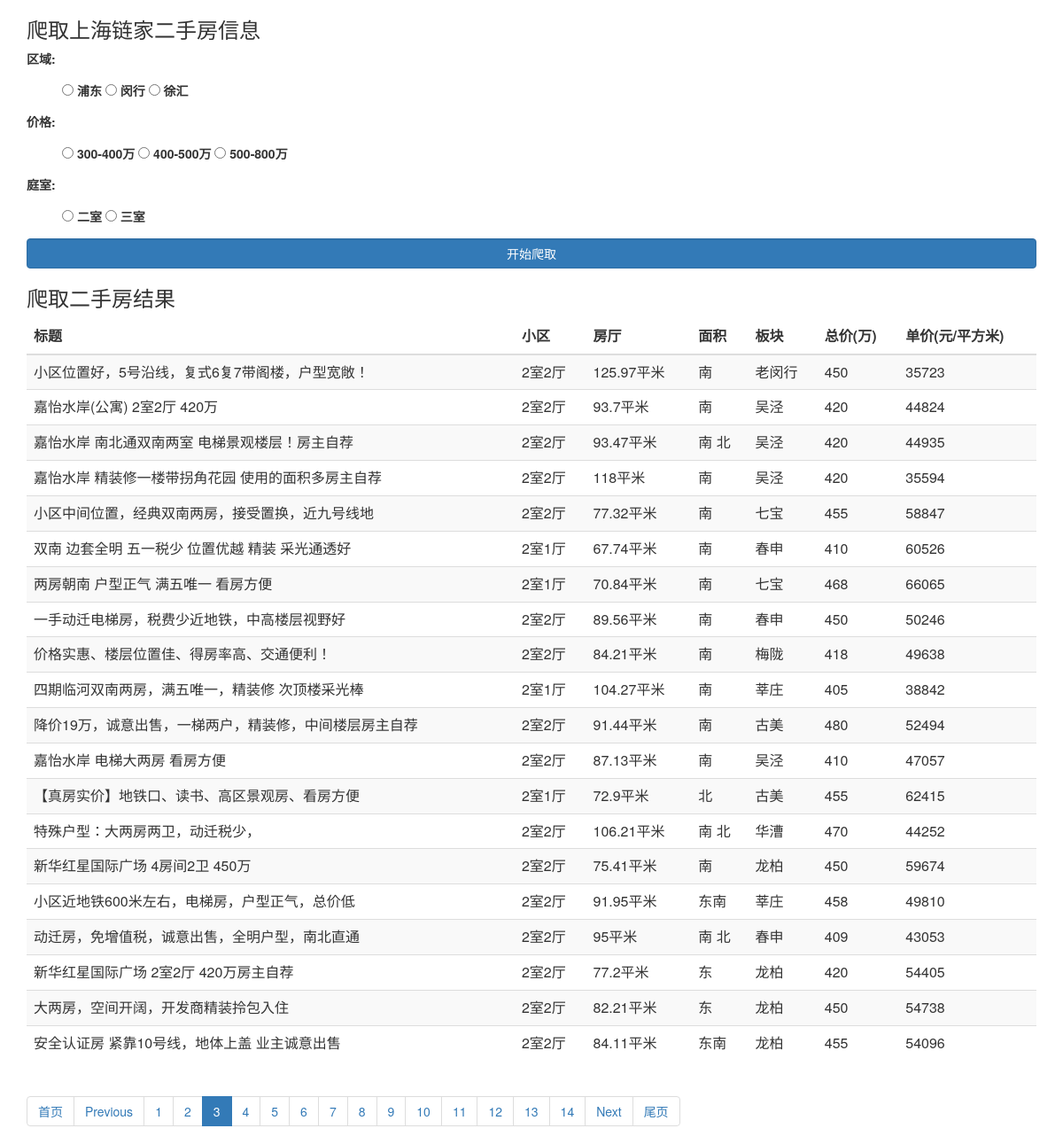
The page /homelink/?page=3 on the database its author committed.
### homelink/models.py (models this page shows, shortened)
class HouseInfo(models.Model):
    title = models.CharField(max_length=256, verbose_name='标题')
    house = models.CharField(max_length=20, verbose_name='小区')
    bedroom = models.CharField(max_length=20, verbose_name='房厅')
    area = models.CharField(max_length=20, verbose_name='面积')
    direction = models.CharField(max_length=20, verbose_name='朝向')
    floor = models.CharField(max_length=60, verbose_name='朝向')
    year = models.CharField(max_length=10, verbose_name='年份')
    location = models.CharField(max_length=10, verbose_name='位置')
    total_price = models.IntegerField(verbose_name='总结(万元)')
    unit_price = models.IntegerField(verbose_name='单价(元/平方米)')
    add_date = models.DateTimeField(auto_now_add=True, verbose_name="创建日期")
    mod_date = models.DateTimeField(auto_now=True, verbose_name="修改日期")
    class Meta:
        verbose_name = "二手房"

### homelink/views.py (the view)
# urls.py: path("",views.house_index,name="house_index"),
def house_index(request):
    form = HouseChoiceForm()
    house_list = HouseInfo.objects.all().order_by('-add_date')
    if house_list:
        paginator = Paginator(house_list, 20)
        page = request.GET.get('page',1) #默认为1
        currentPage = int(page)
        if currentPage - 5 < 1:
            pageRange = range(1, 15)  # 定义页码范围
        elif currentPage + 5 > paginator.num_pages:  # paginator.num_pages为总页数
            pageRange = range(currentPage - 14, paginator.num_pages + 1)
        else:
            pageRange = range(currentPage - 7, currentPage + 8)
        page_obj = paginator.get_page(page)
        Paginator.page_range = pageRange
        return render(request, 'homelink/index.html',
                      {'page_obj': page_obj, 'paginator': paginator,
                       'is_paginated': True, 'form': form,})
    else:
        return render(request,'homelink/index.html', {'form': form,})

### homelink/forms.py
class HouseChoiceForm(forms.Form):
    district = forms.CharField(label="区域",widget=forms.RadioSelect(choices=DISTRICT_CHOICES))
    price = forms.CharField(label="价格",widget=forms.RadioSelect(choices=PRICE_CHOICES))
    bedroom = forms.CharField(label="庭室", widget=forms.RadioSelect(choices=BEDROOM_CHOICES))

### homelink/templates/homelink/index.html (shortened to what this page needs)
{% extends "homelink/base.html" %}
{% block content %}
<h3>爬取上海链家二手房信息</h3>
<form method="POST" class="form-horizontal" role='form'
action="{% url 'homelink:house_spider' %}">
  {{ form.as_p }}
   <div class="form-group">
       <div class="col-md-12">
  <button type="submit" class="btn btn-primary form-control">开始爬取</button>
       </div>
   </div>
</form>
{% if page_obj %}
<h3>爬取二手房结果</h3>
<table class="table table-striped">
    <thead>
        <tr>            <th>标题</th>
            <th>小区</th>
            <th>房厅</th>
            <th>面积</th>
            <th>板块</th>
            <th>总价(万)</th>
            <th>单价(元/平方米)</th>
        </tr>
    </thead>
    <tbody>
     {% for house in page_obj %}
        <tr>
            <td>
            {{ house.title }}
            </td>
            <td>
            {{ house.house }}
            </td>
            <td>
            {{ house.bedroom }}
            </td>
             <td>
             {{ house.area }}
            </td>
            <td>
             {{ house.location }}
            </td>
             <td>
            {{ house.total_price }}
            </td>
            <td>
                {{ house.unit_price }}
            </td>
     {% endfor %}
        </tr>
    </tbody></table>
{% else %}
    <p>尚无二手房信息。</p>
{% endif %}
{% if is_paginated %}
     <ul class="pagination">
     {% if page_obj.number != 1  %}
         <li class="page-item"><a class="page-link" href="?page=1">首页</a></li>
     {% endif %}
    {% if page_obj.has_previous %}
      <li class="page-item"><a class="page-link" href="?page={{ page_obj.previous_page_number }}">Previous</a></li>
    {% else %}
      <li class="page-item disabled"><span class="page-link">Previous</span></li>
    {% endif %}
    {% for i in paginator.page_range %}
        {% if page_obj.number == i %}
      <li class="page-item active"><span class="page-link"> {{ i }} <span class="sr-only">(current)</span></span></li>
       {% else %}
        <li class="page-item"><a class="page-link" href="?page={{ i }}">{{ i }}</a></li>
       {% endif %}
    {% endfor %}
     {% if page_obj.has_next %}
      <li class="page-item"><a class="page-link" href="?page={{ page_obj.next_page_number }}">Next</a></li>
    {% else %}
      <li class="page-item disabled"><span class="page-link">Next</span></li>
    {% endif %}
     {% if page_obj.number != paginator.num_pages %}
         <li class="page-item"><a class="page-link" href="?page={{ paginator.num_pages }}">尾页</a></li>
     {% endif %}
    </ul>
{% endif %}
{% endblock %}

### homelink/templates/homelink/base.html (style rules this page uses)
ul li { display:inline; list-style-type:none; }

### rows shown on the page
HouseInfo: title "小区位置好，5号沿线，复式6复7带阁楼，户型宽敞！", house "2室2厅", bedroom "125.97平米", area "南", location "老闵行", total_price "450", unit_price "35723"
HouseInfo: title "嘉怡水岸(公寓) 2室2厅 420万", house "2室2厅", bedroom "93.7平米", area "南", location "吴泾", total_price "420", unit_price "44824"
HouseInfo: title "嘉怡水岸 南北通双南两室 电梯景观楼层！房主自荐", house "2室2厅", bedroom "93.47平米", area "南 北", location "吴泾", total_price "420", unit_price "44935"
HouseInfo: title "嘉怡水岸 精装修一楼带拐角花园 使用的面积多房主自荐", house "2室2厅", bedroom "118平米", area "南", location "吴泾", total_price "420", unit_price "35594"
HouseInfo: title "小区中间位置，经典双南两房，接受置换，近九号线地", house "2室2厅", bedroom "77.32平米", area "南", location "七宝", total_price "455", unit_price "58847"
HouseInfo: title "双南 边套全明 五一税少 位置优越 精装 采光通透好", house "2室1厅", bedroom "67.74平米", area "南", location "春申", total_price "410", unit_price "60526"
HouseInfo: title "两房朝南 户型正气 满五唯一 看房方便", house "2室1厅", bedroom "70.84平米", area "南", location "七宝", total_price "468", unit_price "66065"
HouseInfo: title "一手动迁电梯房，税费少近地铁，中高楼层视野好", house "2室2厅", bedroom "89.56平米", area "南", location "春申", total_price "450", unit_price "50246"
HouseInfo: title "价格实惠、楼层位置佳、得房率高、交通便利！", house "2室2厅", bedroom "84.21平米", area "南", location "梅陇", total_price "418", unit_price "49638"
HouseInfo: title "四期临河双南两房，满五唯一，精装修 次顶楼采光棒", house "2室1厅", bedroom "104.27平米", area "南", location "莘庄", total_price "405", unit_price "38842"
HouseInfo: title "降价19万，诚意出售，一梯两户，精装修，中间楼层房主自荐", house "2室2厅", bedroom "91.44平米", area "南", location "古美", total_price "480", unit_price "52494"
HouseInfo: title "嘉怡水岸 电梯大两房 看房方便", house "2室2厅", bedroom "87.13平米", area "南", location "吴泾", total_price "410", unit_price "47057"
HouseInfo: title "【真房实价】地铁口、读书、高区景观房、看房方便", house "2室1厅", bedroom "72.9平米", area "北", location "古美", total_price "455", unit_price "62415"
HouseInfo: title "特殊户型：大两房两卫，动迁税少，", house "2室2厅", bedroom "106.21平米", area "南 北", location "华漕", total_price "470", unit_price "44252"
HouseInfo: title "新华红星国际广场 4房间2卫 450万", house "2室2厅", bedroom "75.41平米", area "南", location "龙柏", total_price "450", unit_price "59674"
HouseInfo: title "小区近地铁600米左右，电梯房，户型正气，总价低", house "2室2厅", bedroom "91.95平米", area "东南", location "莘庄", total_price "458", unit_price "49810"
HouseInfo: title "动迁房，免增值税，诚意出售，全明户型，南北直通", house "2室2厅", bedroom "95平米", area "南 北", location "春申", total_price "409", unit_price "43053"
HouseInfo: title "新华红星国际广场 2室2厅 420万房主自荐", house "2室2厅", bedroom "77.2平米", area "东", location "龙柏", total_price "420", unit_price "54405"
HouseInfo: title "大两房，空间开阔，开发商精装拎包入住", house "2室2厅", bedroom "82.21平米", area "东", location "龙柏", total_price "450", unit_price "54738"
HouseInfo: title "安全认证房 紧靠10号线，地体上盖 业主诚意出售", house "2室2厅", bedroom "84.11平米", area "东南", location "龙柏", total_price "455", unit_price "54096"

### other values the page prints
{{ i }} "1" "2" "4" "5" "6" "7" "8" "9" "10" "11" "12" "13" "14"
{{ i }} "3"
